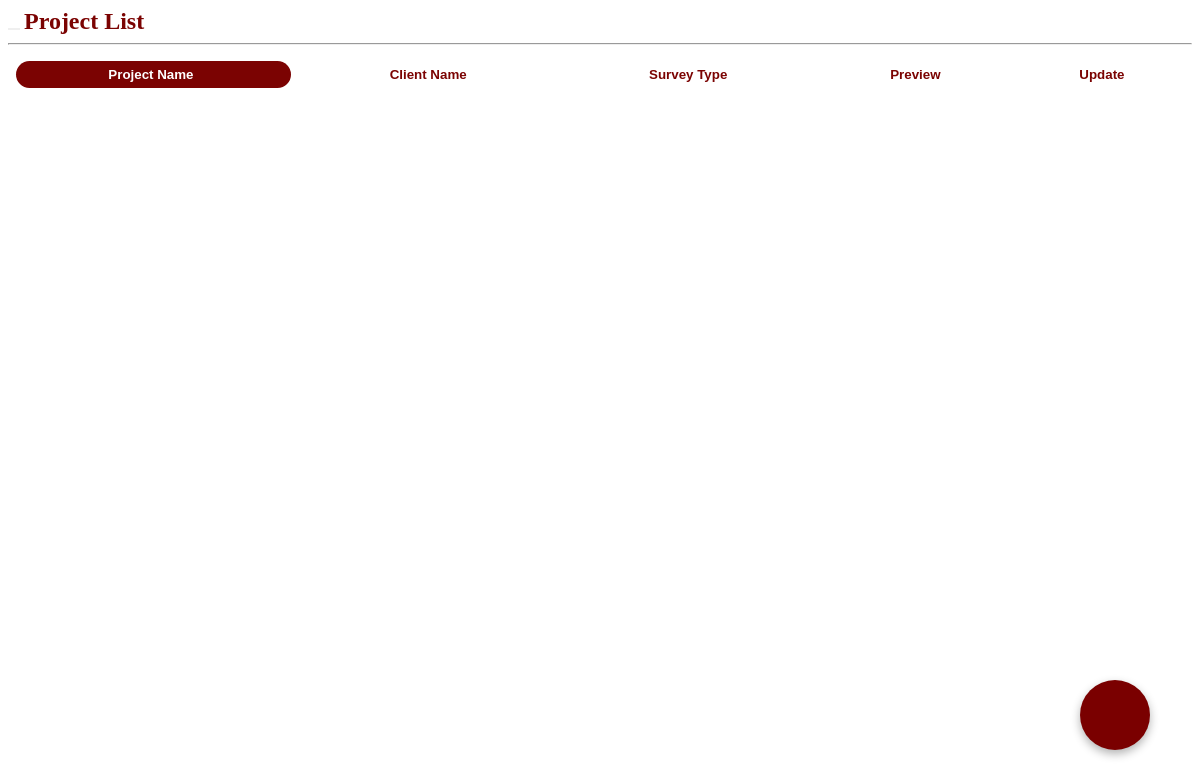
Page /project_list.php on the earlier database version.
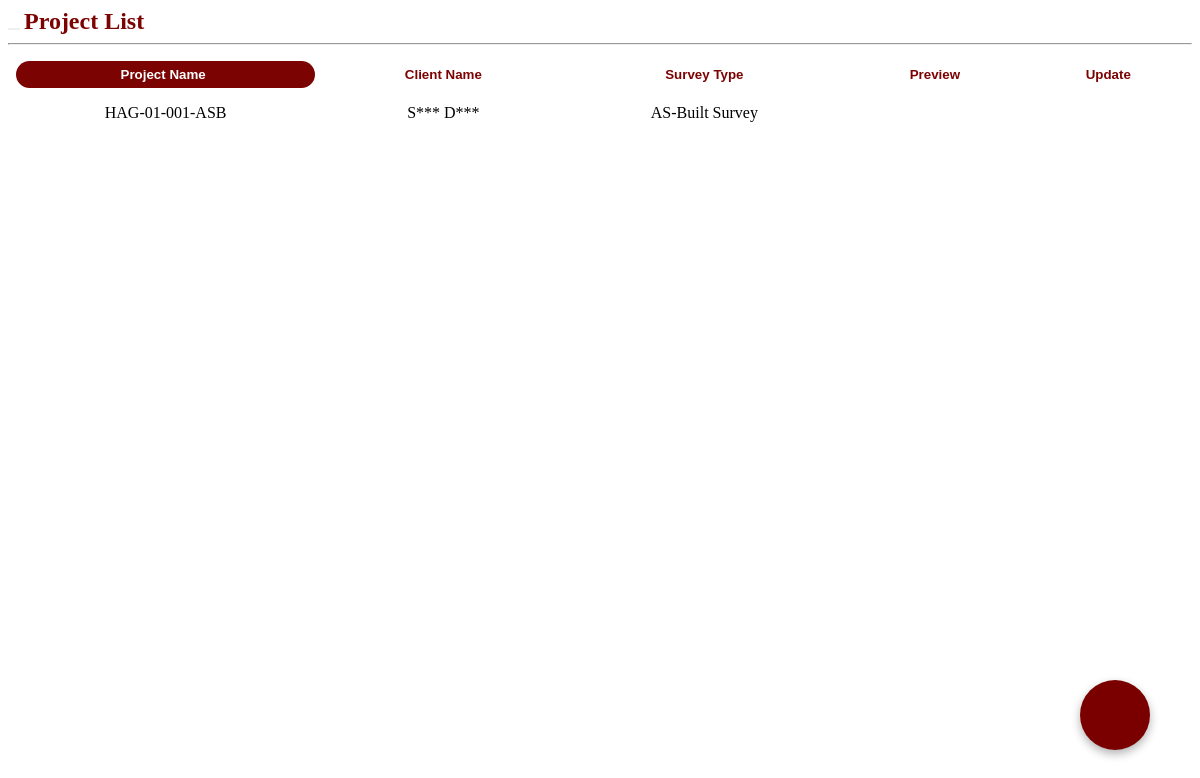
Same page on the later database version.
### tables this page shows
CREATE TABLE `project` (
  `ProjectID` varchar(20) NOT NULL,
  `AddressID` varchar(20) NOT NULL,
  `LotNo` varchar(50) NOT NULL,
  `ClientLName` varchar(50) NOT NULL,
  `ClientFName` varchar(50) NOT NULL,
  `SurveyType` enum('Relocation Survey','Verification Survey','Subdivision Survey','Consolidation Survey','Topographic Survey','AS-Built Survey','Sketch Plan / Vicinity Map','Land Titling / Transfer','Real Estate') NOT NULL,
  `DigitalLocation` varchar(255) NOT NULL,
  `SurveyStartDate` date NOT NULL,
  `SurveyEndDate` date DEFAULT NULL,
  `Agent` varchar(255) DEFAULT NULL,
  `RequestType` enum('For Approval','Sketch Plan') NOT NULL,
  `Approval` enum('LRA','PSD','CSD') DEFAULT NULL,
  `ProjectStatus` varchar(20) NOT NULL,
  `StorageStatus` varchar(20) DEFAULT NULL,
  `ProjectQR` varchar(255) NOT NULL
);

### project_list.php (the view, shortened to what this page needs)
<link rel="stylesheet" href="css/project_list.css">
<?php
include 'server/server.php';
$municipality = isset($_GET['municipality']) ? $_GET['municipality'] : '';
$sql = "SELECT
            p.ProjectID,
            p.LotNo,
            p.ClientFName,
            p.ClientLName,
            p.SurveyType,
            p.Agent,
            p.SurveyStartDate,
            p.SurveyEndDate,
            p.Approval,
            p.RequestType,
            a.Address AS StreetAddress,
            a.Barangay,
            a.Municipality,
            a.Province
        FROM project p
        JOIN address a ON p.AddressID = a.AddressID";
if (!empty($municipality)) {
    $sql .= " WHERE a.Municipality = ?";
    $stmt = $conn->prepare($sql);
    $stmt->bind_param("s", $municipality);
    $stmt->execute();
    $result = $stmt->get_result();
} else {
    $result = $conn->query($sql);
}
$projects = [];
if ($result && $result->num_rows > 0) {
    while ($row = $result->fetch_assoc()) {
        $projects[] = $row;
    }
}
?>
<?php
function formatAddress($street, $barangay, $municipality, $province)
{
    $parts = array_filter([
        $street,
        $barangay,
        $municipality,
        $province
    ]);
    return implode(', ', $parts);
}
?>
<?php
function maskName($fname, $lname)
{
    $maskedF = strlen($fname) > 0 ? $fname[0] . '***' : '';
    $maskedL = strlen($lname) > 0 ? $lname[0] . '***' : '';
    return $maskedF . ' ' . $maskedL;
}
?>
<div class="topbar">
    <button type="button" id="list-back-btn" class="fa fa-arrow-left" data-page="documents.php"></button>
    <span>
        <?= !empty($municipality) ? htmlspecialchars($municipality) : "Project List" ?>
    </span>
</div>
<hr class="top-line" />
<table class="projectlist-table" id="projectTable">
    <thead>
        <tr>
            <th><button class="sort-btn active-sort" onclick="sortTable(0, this)">Project Name </button></th>
            <th><button class="sort-btn" onclick="sortTable(1, this)">Client Name</button></th>
            <th><button class="sort-btn" onclick="sortTable(2, this)">Survey Type</button></th>
            <th><button class="sort-btn">Preview</button></th>
            <th><button class="sort-btn">Update</button></th>
        </tr>
    </thead>
    <tbody>
        <?php foreach ($projects as $project): ?>
            <tr ondblclick="handleRowDoubleClick(this)" onclick="highlightRow(this)"
                data-projectid="<?= htmlspecialchars($project['ProjectID'], ENT_QUOTES) ?>"
                data-lotno="<?= htmlspecialchars($project['LotNo'], ENT_QUOTES) ?>"
                data-clientfullname="<?= htmlspecialchars($project['ClientFName'] . ' ' . $project['ClientLName'], ENT_QUOTES) ?>"
                data-agent="<?= htmlspecialchars($project['Agent'] ?? 'not available', ENT_QUOTES) ?>" data-surveyperiod="<?= htmlspecialchars(
                         date('F j, Y', strtotime($project['SurveyStartDate'])) . ' - ' . date('F j, Y', strtotime($project['SurveyEndDate'])),
                         ENT_QUOTES
                     ) ?>" data-address="<?= htmlspecialchars(formatAddress(
                          $project['StreetAddress'] ?? '',
                          $project['Barangay'] ?? '',
                          $project['Municipality'] ?? '',
                          $project['Province'] ?? ''
                      ), ENT_QUOTES) ?>" data-approval="<?= htmlspecialchars($project['Approval'] ?? '', ENT_QUOTES) ?>"
                data-requesttype="<?= htmlspecialchars($project['RequestType'] ?? '', ENT_QUOTES) ?>">
                <td class="row-first"><?= htmlspecialchars($project['ProjectID']) ?></td>
                <td><?= htmlspecialchars(maskName($project['ClientFName'], $project['ClientLName'])) ?></td>
                <td><?= htmlspecialchars($project['SurveyType']) ?></td>
                <td><button class="preview-btn fa fa-eye"></button></td>
                <td class="row-last">
                    <button class="update-btn fa fa-edit"
                        data-projectid="<?= htmlspecialchars($project['ProjectID'], ENT_QUOTES) ?>"
                        onclick="redirectToUpdate(this)">
                    </button>
                </td>
            </tr>
        <?php endforeach; ?>
    </tbody>
</table>
<div class="floating-add-project" data-page="upload.php">
</div>

### css/project_list.css (style rules this page uses)
.topbar span { font-size: 2cqw; color: #7B0302; font-weight: 700; }
.floating-add-project { position: fixed; bottom: 50px; right: 50px; background-color: #7a0000; border-radius: 50%; width: 70px; height: 70px; display: flex; justify-content: center; align-items: center; cursor: pointer; box-shadow: 0 4px 10px rgba(0, 0, 0, 0.3); z-index: 50; transition: transform 0.3s ease; }
.projectlist-table { width: 100%; border-collapse: collapse; }
.projectlist-table th, .projectlist-table td { padding: 8px; text-align: left; }
.projectlist-table td { text-align: center; padding: 8px; }
.sort-btn { width: 100%; background: transparent; border: none; color: #7B0302; font-weight: bold; cursor: pointer; padding: 6px; transition: background 0.3s, color 0.3s; }
.sort-btn.active-sort { background-color: #7B0302; color: white; border-radius: 4cqw; }
.preview-btn { color: black; cursor: pointer; font-size: 1.25cqw; transition: color 0.3s; border: none; background-color: transparent; }
.update-btn { color: black; cursor: pointer; font-size: 1.25cqw; transition: color 0.3s; border: none; background-color: transparent; }
#projectTable tbody tr { cursor: pointer; border-radius: 10cqw; }
.row-first { border-top-left-radius: 5cqw; border-bottom-left-radius: 5cqw; }
.row-last { border-top-right-radius: 5cqw; border-bottom-right-radius: 5cqw; }
#list-back-btn { font-size: 2vw; border: none; color: #7B0302; cursor: pointer; transition: color 0.3s; }

Differences in the rows shown:
added project: ProjectID "HAG-01-001-ASB", ClientFName+ClientLName "S*** D***", SurveyType "AS-Built Survey"
